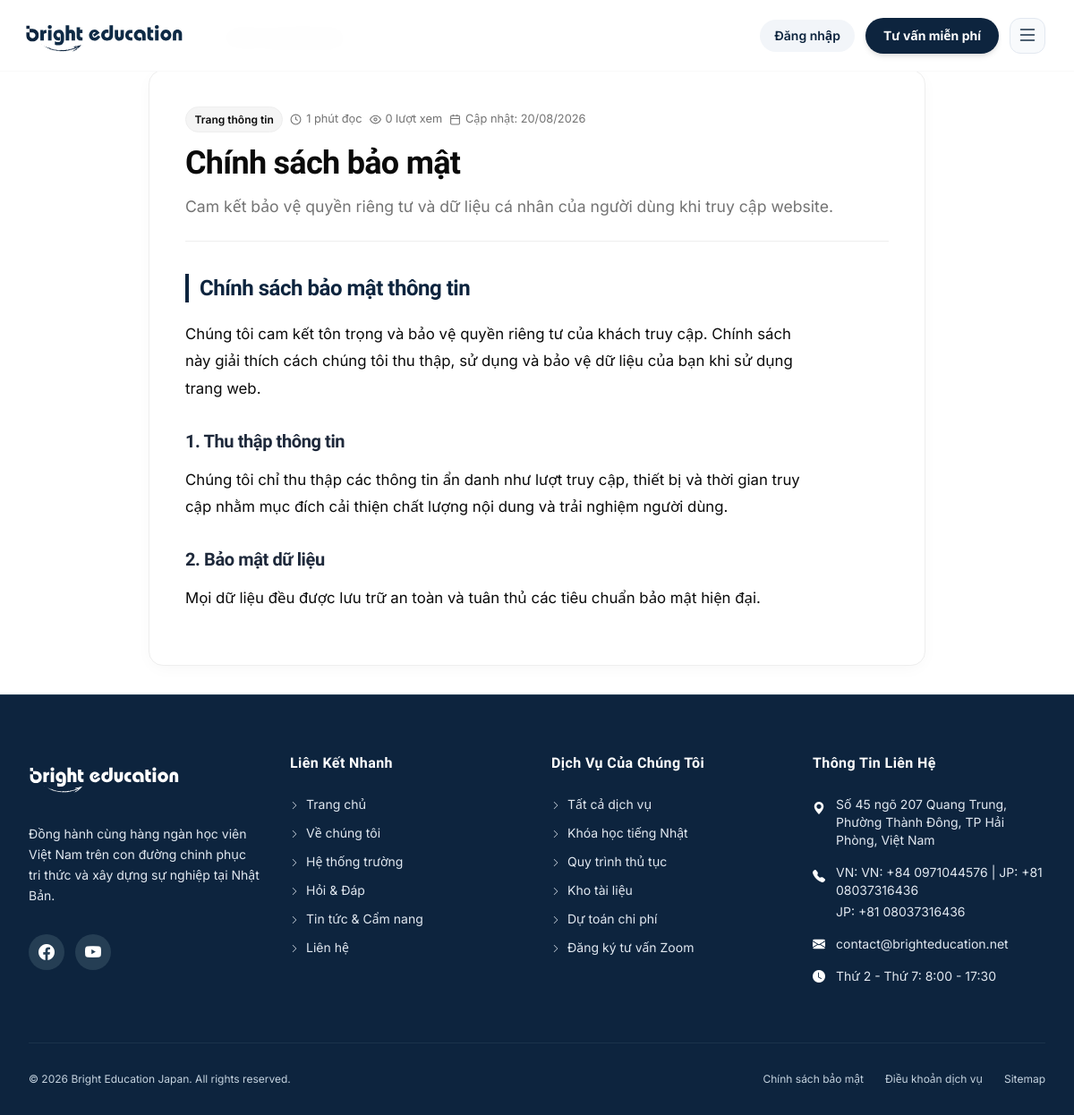
The page /page/chinh-sach-bao-mat on the database its author committed.
### tables this page shows
CREATE TABLE pages (
                        id INTEGER PRIMARY KEY AUTOINCREMENT,
                        title TEXT NOT NULL,
                        slug TEXT NOT NULL UNIQUE,
                        excerpt TEXT,
                        content TEXT,
                        template TEXT NOT NULL DEFAULT 'default',
                        featured_image TEXT,
                        author_id INTEGER NOT NULL,
                        status TEXT NOT NULL DEFAULT 'draft' CHECK(status IN ('draft','published','archived','ai_draft','pending_review','approved')),
                        views INTEGER NOT NULL DEFAULT 0,
                        sort_order INTEGER NOT NULL DEFAULT 0,
                        meta_title TEXT,
                        meta_description TEXT,
                        meta_keywords TEXT,
                        custom_schema_json TEXT,
                        published_at TEXT,
                        created_at TEXT NOT NULL DEFAULT (datetime('now','localtime')),
                        updated_at TEXT NOT NULL DEFAULT (datetime('now','localtime')),
                        FOREIGN KEY (author_id) REFERENCES users(id) ON DELETE CASCADE
                    );

### app/Controllers/BlogController.php (called while the page is built, shortened)
<?php
class BlogController {
    public static function getBaseUrl(): string {
        return getSystemBaseUrl();
    }
    public function showPage($slug) {
        $page = Page::findBySlug($slug);
        $baseUrl = self::getBaseUrl();
        $canonicalUrl = "{$baseUrl}/page/{$page['slug']}";
        $schema = [
            '@context' => 'https://schema.org',
            '@type' => 'WebPage',
            'name' => $page['title'],
            'url' => $canonicalUrl,
            'description' => $page['meta_description'] ?: $page['excerpt']
        ];
        view('blog/page', [
            'page' => $page,
            'page_title' => $page['meta_title'] ?: ($page['title'] . ' - ' . SITE_NAME),
            'meta_description' => $page['meta_description'] ?: $page['excerpt'],
            'meta_keywords' => $page['meta_keywords'] ?? '',
            'canonical_url' => $canonicalUrl,
            'og_type' => 'website',
            'schema_json' => $schema
        ]);
    }
}

### app/Models/Page.php (called while the page is built, shortened)
<?php
class Page {
    public static function findBySlug($slug) {
        $db = Database::getInstance();
        $stmt = $db->prepare("
            SELECT p.*, u.full_name as author_name, u.username as author_username, u.avatar as author_avatar
            FROM pages p
            LEFT JOIN users u ON p.author_id = u.id
            WHERE p.slug = ?
        ");
        $stmt->execute([$slug]);
        return $stmt->fetch();
    }
}

### app/Helpers/seo_helper.php (called while the page is built, shortened)
<?php
function formatDate($date, $format = 'd/m/Y H:i') {
    return date($format, strtotime($date));
}

### views/blog/page.php (the view, shortened to what this page needs)
<?php include APP_ROOT . '/views/layouts/header.php'; ?>
<?php
$wordCount = mb_strlen(strip_tags($page['content']), 'UTF-8');
$readingTime = max(1, (int)ceil($wordCount / 600));
$template = $page['template'] ?? 'default';
?>
<div class="page-layout-container" style="max-width: <?php echo $template === 'fullwidth' ? '1200px' : '900px'; ?>; margin: 2rem auto; padding: 0 1rem;">
    <nav class="post-breadcrumb" aria-label="Breadcrumb" style="margin-bottom: 1.5rem; display: flex; align-items: center; gap: 0.5rem; font-size: 0.85rem; color: var(--muted-foreground);">
        <a href="/" style="color: var(--muted-foreground); text-decoration: none;">Trang chủ</a>
        <span>/</span>
        <span class="post-breadcrumb-current" style="color: var(--foreground); font-weight: 600;">
        </span>
    </nav>
    <article class="page-article-card" style="background: var(--card); border: 1px solid var(--border); border-radius: 16px; padding: 2.5rem; box-shadow: 0 4px 20px -5px rgba(0, 0, 0, 0.05);">
        <header class="page-header" style="margin-bottom: 2rem; border-bottom: 1px solid var(--border); padding-bottom: 1.5rem;">
            <div style="display: flex; gap: 0.5rem; align-items: center; flex-wrap: wrap; margin-bottom: 0.75rem;">
                <span class="badge" style="background: var(--secondary); color: var(--foreground); font-size: 0.75rem; padding: 0.25rem 0.6rem; border-radius: 9999px; font-weight: 600; border: 1px solid var(--border);">
                    Trang thông tin
                </span>
                <span style="font-size: 0.8rem; color: var(--muted-foreground); display: inline-flex; align-items: center; gap: 0.3rem;">
                    <svg width="13" height="13" viewBox="0 0 24 24" fill="none" stroke="currentColor" stroke-width="2"><circle cx="12" cy="12" r="10"/><polyline points="12 6 12 12 16 14"/></svg>
                    <?php echo $readingTime; ?> phút đọc
                </span>
                <span style="font-size: 0.8rem; color: var(--muted-foreground); display: inline-flex; align-items: center; gap: 0.3rem;">
                    <svg width="13" height="13" viewBox="0 0 24 24" fill="none" stroke="currentColor" stroke-width="2"><path d="M1 12s4-8 11-8 11 8 11 8-4 8-11 8-11-8-11-8z"/><circle cx="12" cy="12" r="3"/></svg>
                    <?php echo number_format($page['views']); ?> lượt xem
                </span>
                <span style="font-size: 0.8rem; color: var(--muted-foreground); display: inline-flex; align-items: center; gap: 0.3rem;">
                    <svg width="13" height="13" viewBox="0 0 24 24" fill="none" stroke="currentColor" stroke-width="2"><rect width="18" height="18" x="3" y="4" rx="2" ry="2"/><line x1="16" y1="2" x2="16" y2="6"/><line x1="8" y1="2" x2="8" y2="6"/><line x1="3" y1="10" x2="21" y2="10"/></svg>
                    Cập nhật: <?php echo formatDate($page['updated_at'] ?? $page['created_at'], 'd/m/Y'); ?>
                </span>
            </div>
            <h1 style="font-size: 2.25rem; font-weight: 800; color: var(--foreground); line-height: 1.25; margin: 0 0 0.75rem 0; letter-spacing: -0.02em;">
                <?php echo htmlspecialchars($page['title']); ?>
            </h1>
            <?php if (!empty($page['excerpt'])): ?>
                <p style="font-size: 1.1rem; color: var(--muted-foreground); line-height: 1.6; margin: 0;">
                    <?php echo htmlspecialchars($page['excerpt']); ?>
                </p>
            <?php endif; ?>
        </header>
        <div class="article-content-body page-content-body rich-text-wrapper post-content-body prose" style="font-size: 1.05rem; line-height: 1.8; color: var(--foreground);">
            <?php echo $page['content']; ?>
        </div>
    </article>
</div>
<?php include APP_ROOT . '/views/layouts/footer.php'; ?>

### public/assets/css/components.css (style rules this page uses)
html { scroll-behavior: smooth; }
body { background-color: #ffffff; }
h1, h2, h3, h4, h5, h6 { font-family: 'Quicksand', sans-serif; letter-spacing: -0.02em; }
.prose { color: #334155; line-height: 1.8; }
.prose h2 { font-size: 1.5rem; font-weight: 700; color: #0d243e !important; margin-top: 2.25rem; margin-bottom: 1.25rem; border-left: 4px solid #0d243e; padding-left: 0.75rem; }
.prose h3 { font-size: 1.25rem; font-weight: 700; color: #1e293b !important; margin-top: 1.75rem; margin-bottom: 0.75rem; }
.prose p { margin-bottom: 1.25rem; }

### public/assets/css/home.css (style rules this page uses)
:root { --home-navy: #0d243e; --home-navy-2: #183a59; --home-blue: #345b7b; --home-mist: #eef3f7; --home-line: #dce5ec; --home-muted: #607086; }

### public/assets/css/core/variables_base.css (style rules this page uses)
:root { color-scheme: light; --background: #ffffff; --background: oklch(1 0 0); --foreground: #09090b; --foreground: oklch(0.145 0 0); --card: #ffffff; --card: oklch(1 0 0); --card-foreground: #09090b; --card-foreground: oklch(0.145 0 0); --popover: #ffffff; --popover: oklch(1 0 0); --popover-foreground: #09090b; --popover-foreground: oklch(0.145 0 0); --primary: #09090b; --primary: oklch(0.145 0 0); --primary-foreground: #ffffff; --primary-foreground: oklch(1 0 0); --secondary: #f4f4f5; --secondary: oklch(0.97 0 0); --secondary-foreground: #09090b; --secondary-foreground: oklch(0.145 0 0); --muted: #f4f4f5; --muted: oklch(0.97 0 0); --muted-foreground: #71717a; --muted-foreground: oklch(0.556 0 0); --accent: #f4f4f5; --accent: oklch(0.97 0 0); --accent-foreground: #09090b; --accent-foreground: oklch(0.145 0 0); --destructive: #ef4444; --destructive: oklch(0.637 0.208 25.331); --border: #e4e4e7; --border: oklch(0.95 0 0); --input: #e4e4e7; --input: oklch(0.922 0 0); --ring: #d4d4d8; --ring: oklch(0.87 0 0); --radius: 16px; --spacing: 1.5rem; font-family: 'Inter', ui-sans-serif, system-ui, sans-serif; font-size: 16px; line-height: 1.6; }
*, *::before, *::after { box-sizing: border-box; margin: 0; padding: 0; }
html { background-color: var(--background); color: var(--foreground); min-height: 100%; }
body { background-color: var(--background); color: var(--foreground); min-height: 100vh; -webkit-font-smoothing: antialiased; }
html, body, .header, .site-footer, .card, .article-card, .hero-spotlight-card, .theme-toggle-btn, .mobile-nav-drawer { transition: background-color 0.25s ease, border-color 0.25s ease, color 0.15s ease; }
a { color: inherit; text-decoration: none; }

### views/layouts/partials/head_meta.php (style rules this page uses)
h1, h2, h3, h4, h5, h6 { font-family: 'Quicksand', ui-sans-serif, system-ui, sans-serif !important; }

### rows shown on the page
pages: content "1", views "0", updated_at "20/08/2026", title "Chính sách bảo mật", excerpt "Cam kết bảo vệ quyền riêng tư và dữ liệu cá nhân của người dùng khi truy cập website.", content "Chính sách bảo mật thông tin Chúng tôi cam kết tôn trọng và bảo vệ quyền riêng tư của khách truy cập. Chính sách này giải thích cách chúng tôi thu thập, sử dụng và bảo vệ dữ liệu của bạn khi sử dụng trang web. 1. Thu thập thông tin Chúng tôi chỉ thu thập các thông tin ẩn danh như lượt truy cập, thiết bị và thời gian truy cập nhằm mục đích cải thiện chất lượng nội dung và trải nghiệm người dùng. 2. Bảo mật dữ liệu Mọi dữ liệu đều được lưu trữ an toàn và tuân thủ các tiêu chuẩn bảo mật hiện đại."

### other values the page prints
$footerDesc "Đồng hành cùng hàng ngàn học viên Việt Nam trên con đường chinh phục tri thức và xây dựng sự nghiệp tại Nhật Bản."
$siteAddress "Số 45 ngõ 207 Quang Trung, Phường Thành Đông, TP Hải Phòng, Việt Nam"
$sitePhoneVN "VN: +84 0971044576 | JP: +81 08037316436"
$sitePhoneJP "+81 08037316436"
$siteEmail "contact@brighteducation.net"
$workingHours "Thứ 2 - Thứ 7: 8:00 - 17:30"
